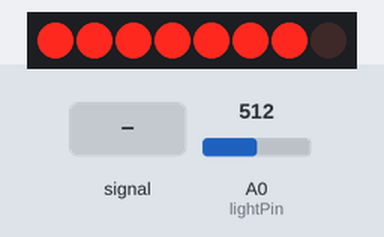
Recording of a sketch running on a simulated Arduino Uno, built with avr-gcc and run on an emulated ATmega328P. Shown: 8 shift-register outputs drawn as a row of LEDs (first output left, lit = HIGH). Wiring (inferred from the names in the program): shift register (74HC595): data pin 9; shift clock pin 12; latch pin 11. Wiring (inferred from the signals the program sends): row of LEDs: on Q0, Q1, Q2, Q3, Q4, Q5, Q6, Q7. The test bench sets the inputs (shaded band); at power-on: A0 (lightPin) = 512.

Above: at 1.2 s.
1.3 s: A0 (lightPin) fed a 200 Hz sine of ±81 counts around its level
At 1.7 s:
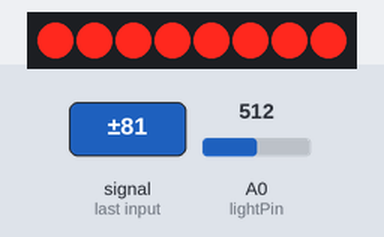
2.8 s: A0 (lightPin) set to 306
At 3.9 s:
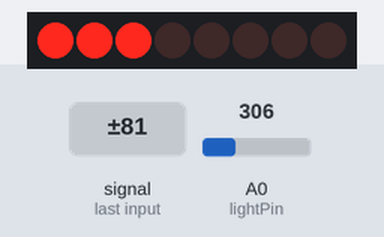
4.3 s: A0 (lightPin) set to 269
5.8 s: A0 (lightPin) set to 245
At 6.4 s:
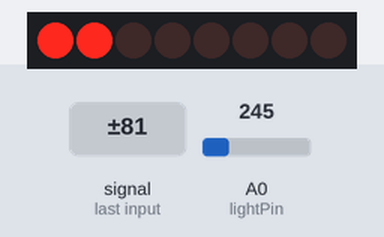
7.3 s: A0 (lightPin) set to 122
At 8.5 s:
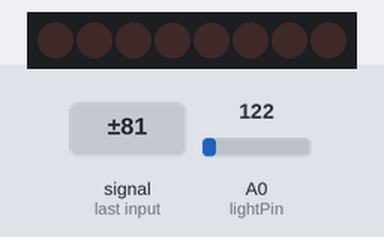
8.8 s: A0 (lightPin) set to 135
At 9.8 s:
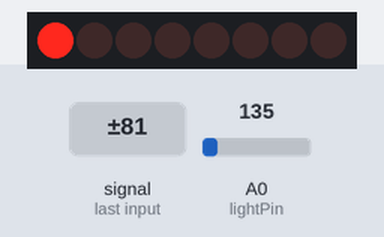
Timing chart, 0 to 11.3 s (numbered marks = the images above; inputs shaded):
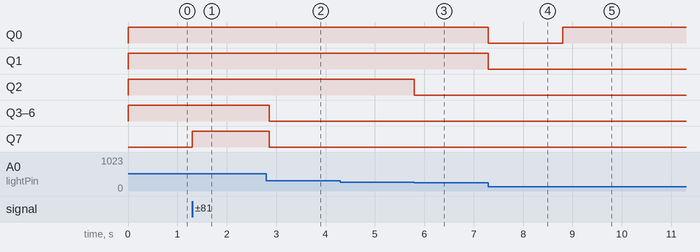

The sketch:

Fotorresistor_leds_74HC595.ino
```cpp
/* Derechos de autor © UNIT Electronics
  Fecha de revisión: 01/07/24
*/
/********************************
Uso del registro de desplazamiento IC 74HC59 y una fotoresistencia,
para realizar el control de 8 led´s
********************************/

int lightPin = 0;       //Pin analógico A0-UNO R3 para conectar la LDR
int latchPin = 11;      //Pin 11 para el manejo del 74HC59 (Pin 12 RCLK del 74HCC595).
int clockPin = 12;      //Pin 12 para el manejo del 74HC59 (Pin 11 SRCLK del 74HCC595)
int dataPin = 9;        //Pin 9 para entrada Serial del Dato (Pin 14 SER del 74HCC595)
int leds = 0;           //Variable entera para el registro de leds
void setup()
{
  //Declaración de variables, como de salida digital
  pinMode(latchPin, OUTPUT);
  pinMode(dataPin, OUTPUT);
  pinMode(clockPin, OUTPUT);
}
/*El valor que se obtiene la fotorresistencia es analógico entre 0 a 1023
0 (obscuro) y 1023(luz)*/
void loop()
{
  int reading = analogRead(lightPin);   //Lectura del valor analógico del fotorresistor
  int numLEDSLit = reading / 63;        // 1023 entre 8 (8 bites) / 2 = ~63
  numLEDSLit = 9 - numLEDSLit;          //Para cambiar el sentido de cambio de encendido en los leds
  if (numLEDSLit > 8) numLEDSLit = 8;   //Si el valor del led es mayor que 8, el valor será igual a 8
  leds = 0;                             //...no habrá iluminación en los leds
  /*tendremos un incremento de la variable i, hasta que sea menor a numLEDSLit*/
  for (int i = 0; i < numLEDSLit; i++)
  {
    leds = leds + (1 << i);              // Establece el i-décimo bit
  }
  actualizaRegistro();                   //Se ejecuta la función
}
void actualizaRegistro()                //Función para realizar el encendido de los leds a partir del 74HCC595
{
  digitalWrite(latchPin, LOW);                  //Pone en nivel bajo a latchPin , led apagado
  shiftOut(dataPin, clockPin, LSBFIRST, leds);  //función shiftOut para desplazar el bit,
  /*Indicando porque pin sale el bit (dataPin), cambio del pin una vez que dataPin tenga el valor
  adecuado(clockPin), dirección de desplazamiento (LSBFIRST o MSBFIRST)los datos que se
  desplazaran(leds)byte*/
  digitalWrite(latchPin, HIGH);                //pone en nivel bajo a latchPin , led encendido
}
```

Measured:
- the behaviour switches between 252 and 251 on A0 (lightPin) (found by bisection; images 2 and 3)
- the behaviour switches between 125 and 126 on A0 (lightPin) (found by bisection; images 4 and 5)
- after the input at 1.3 s, Q7: LOW → HIGH at once
- after the input at 2.8 s, Q3–7: HIGH → LOW after 0.06 s
- after the input at 4.3 s, every drawn part: stays the same
- after the input at 5.8 s, Q2: HIGH → LOW at once
- after the input at 7.3 s, Q0, Q1: HIGH → LOW at once
- after the input at 8.8 s, Q0: LOW → HIGH at once
